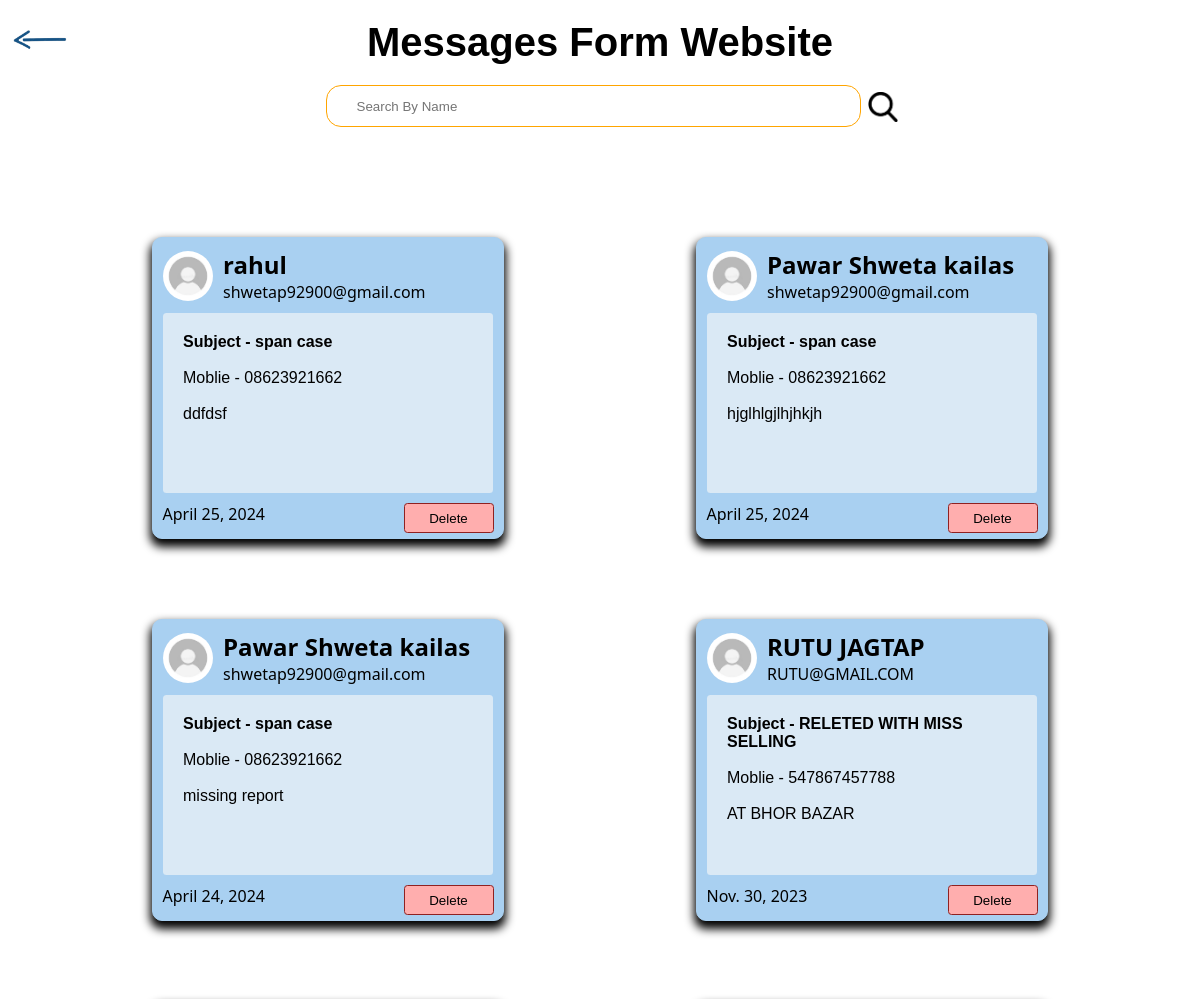
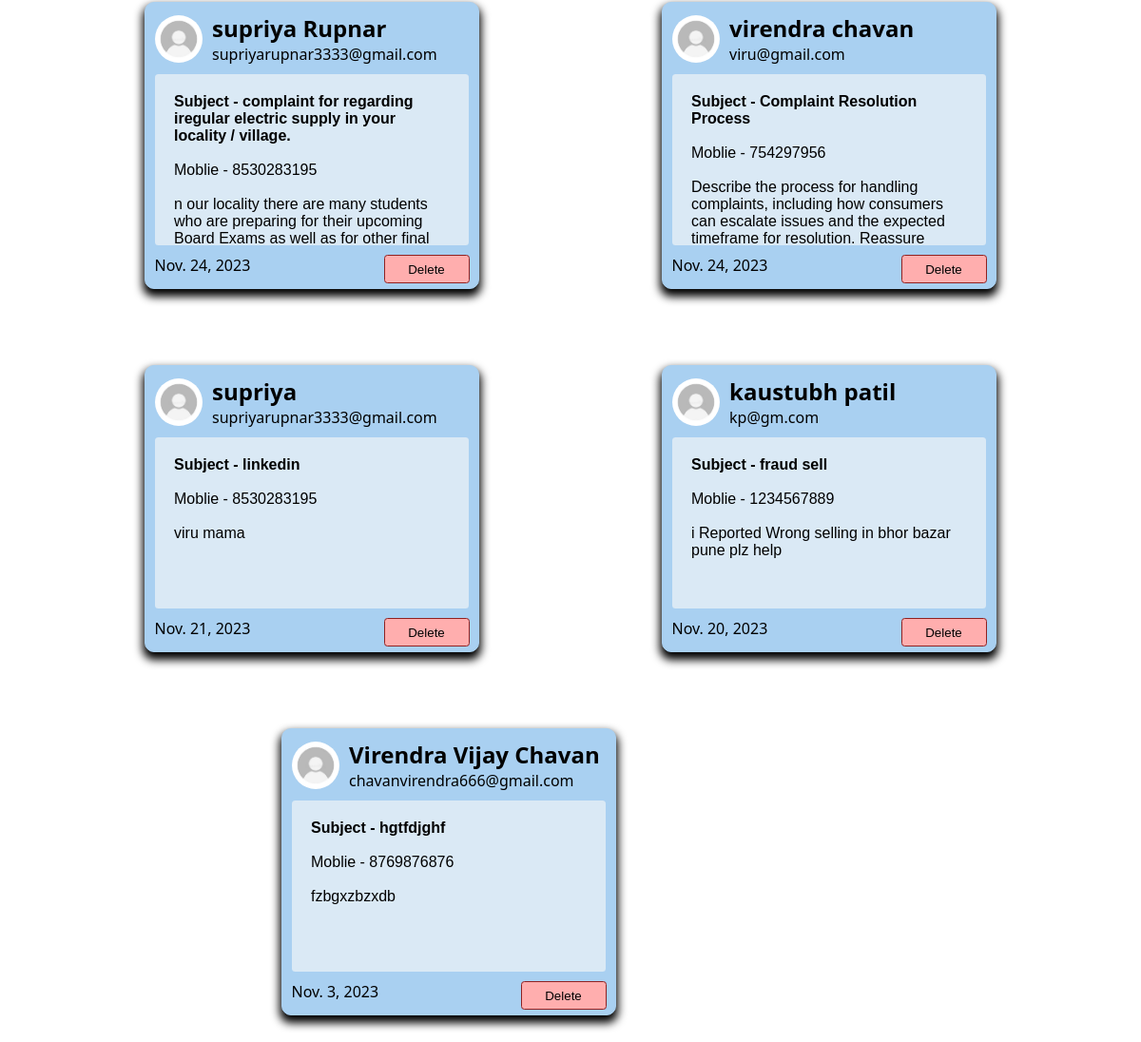
The app's page /admin_msg (signed in) with its own data (2 pictures, top to bottom).
### vakilapp/models.py (models this page shows, shortened)
class customer(models.Model):
    user=models.ForeignKey(User,on_delete=models.SET_NULL,null=True,blank=True)
    Name=models.CharField(max_length=122)
    Email=models.CharField(max_length=122)
    Phone=models.CharField(max_length=20)
    Subject=models.CharField(max_length=100)
    Message=models.CharField(max_length=1000)
    Date=models.DateField(null=True, default=None)
    class Meta:
        ordering = ['-id']

### vakilapp/views.py (the view)
# urls.py: path('admin_msg',views.admin_msg,name='admin_msg'),
@login_required(login_url='admin_login')
def admin_msg(request):
    customer_messages=customer.objects.all().order_by('-id')
    result=None
    data=None
    if request.GET.get('Search'):
        customer_messages= customer_messages.filter(Name__icontains=request.GET.get('Search'))
        data=request.GET.get('Search')[0:7]
        result=True
    if not customer_messages:
         data=request.GET.get('Search')[0:7]
         result=False
    context={'customer_messages':customer_messages,'result':result,"data":data}
    return render(request,"admin_msg.html",context)

### templates/admin_msg.html (shortened to what this page needs)
{% extends "admin_base.html" %}
{% load static %}
{% block body %}
<a href="/admin_home" title="Back to HOME" class="back_to_home"><img src="{% static 'images/arrow.png' %}" alt="back_to_home" ></a>
<div class="msg_parent">
        <h1 class="sub_head">Messages Form Website</h1>
        <form>
            <div class="search-container" style="margin-top: 20px;">
                    <input type="text" name="Search" placeholder="Search By Name">
                    <button type="submit"><img src="{% static 'images/Search.png' %}" alt="Search" style="margin: 5px;"></button>
            </div>
        </form>
<div class="msg_box_col" >
    {% for i in customer_messages %}
    <div class="msg_box">
        <div class="contact_info">
            <div class="profile">
                <img src="{% static 'images/img.jpg' %}" alt="profile image">
                <div class="proinfo">
                    <h2>{{i.Name}}</h2>
                    <p>{{i.Email}}<p>
                </div>
            </div>
        </div>
        <div class="msg_subbox">
              <b> Subject - {{i.Subject}} </b><br><br>
               Moblie - {{i.Phone}} <br><br>
               {{i.Message}}
        </div>
        <div class="date_n_action">
            <p class="date">{{i.Date}}</p>
            <a href="/delete_msg?id={{i.id}}"><button class="Delete_msg" onclick="message_delete()"> Delete</button></a>
        </div>
    </div>
    {% endfor %}
    <br><br>
</div>
</div>
{% endblock body %}

### static/css/admin_style.css (style rules this page uses)
* { margin: 0px; padding: 0px; }
html { overflow-x: hidden; }
h1 { font-family: 'Montserrat', sans-serif; }
h2,h3 { font-family: 'Open Sans', sans-serif; }
input { font-family: 'Montserrat', sans-serif; }
.back_to_home img { position: absolute; height: 60px; width: 60px; top: 10px; left: 10px; }
.search-container { display: flex; flex-direction: row; justify-content: center; align-self: center; width: 100%; margin-bottom: 50px; }
.search-container input { height: 40px; width: 550px; border: 0.5px solid orange; border-radius: 15px; padding-left: 5%; margin-left: 3%; background-color: white; }
.search-container img , button { width: 30px; height: 30px; background-color: white; border: 1px solid white; cursor: pointer; justify-content: space-evenly; }
.msg_box { height: 300px; width: 350px; border: 1px solid rgb(169, 208, 241); background-color: rgb(169, 208, 241); border-radius: 10px; margin: 40px 40px 40px 40px; display: flex; flex-direction: column; align-items: center; box-shadow: 0px 6px 10px 2px; }
.msg_box img { height: 50px; width: 50px; border-radius: 35px; }
.contact_info { height: 75px; width: 100%; align-items: center; }
.profile { display: flex; justify-content: start; align-items: center; padding-left: 10px; padding-top: 10px; }
.proinfo p { font-family: 'Segoe UI', Tahoma, Geneva, Verdana, sans-serif; }
.proinfo { display: flex; flex-direction: column; margin-left: 10px; }
.msg_subbox { height: 160px; width: 290px; background-color: rgb(218, 233, 245); border-radius: 3.5px; overflow-x: hidden; padding: 20px 20px 0px 20px; font-family: sans-serif; }
.msg_box_col { display: flex; width: 100%; margin: 50px; flex-wrap: wrap; margin-top: 20px; flex-direction: row; justify-content: space-evenly; }
.date_n_action { width: 331px; margin-top: 10px; display: flex; justify-content: space-between; font-family: 'Segoe UI', Tahoma, Geneva, Verdana, sans-serif; }
.Delete_msg { width: 90px; height: 30px; background-color: rgb(255, 174, 174); border-radius: 3.5px; font-family: 'Montserrat', sans-serif; border: 1px solid rgb(143, 33, 33); }
.msg_parent { width: 100%; height: 600px; display: flex; flex-direction: column; align-items: center; align-content: center; }
.sub_head { font-size: 40px; align-self: center; margin-top: 20px; }

### records on screen
customer: Name "rahul", Email "shwetap92900@gmail.com", Subject "span case", Phone "08623921662", Message "ddfdsf", Date "April 25, 2024"
customer: Name "Pawar Shweta kailas", Email "shwetap92900@gmail.com", Subject "span case", Phone "08623921662", Message "hjglhlgjlhjhkjh", Date "April 25, 2024"
customer: Name "Pawar Shweta kailas", Email "shwetap92900@gmail.com", Subject "span case", Phone "08623921662", Message "missing report", Date "April 24, 2024"
customer: Name "RUTU JAGTAP", Email "RUTU@GMAIL.COM", Subject "RELETED WITH MISS SELLING", Phone "547867457788", Message "AT BHOR BAZAR", Date "Nov. 30, 2023"
customer: Name "supriya Rupnar", Email "supriyarupnar3333@gmail.com", Subject "complaint for regarding iregular electric supply in your locality / village.", Phone "8530283195", Message "n our locality there are many students who are preparing for their upcoming Board Exams as well as for other final…", Date "Nov. 24, 2023"
customer: Name "virendra chavan", Email "viru@gmail.com", Subject "Complaint Resolution Process", Phone "754297956", Message "Describe the process for handling complaints, including how consumers can escalate issues and the expected timeframe for resolution. Reassure…", Date "Nov. 24, 2023"
customer: Name "supriya", Email "supriyarupnar3333@gmail.com", Subject "linkedin", Phone "8530283195", Message "viru mama", Date "Nov. 21, 2023"
customer: Name "kaustubh patil", Email "kp@gm.com", Subject "fraud sell", Phone "1234567889", Message "i Reported Wrong selling in bhor bazar pune plz help", Date "Nov. 20, 2023"
customer: Name "Virendra Vijay Chavan", Email "chavanvirendra666@gmail.com", Subject "hgtfdjghf", Phone "8769876876", Message "fzbgxzbzxdb", Date "Nov. 3, 2023"
